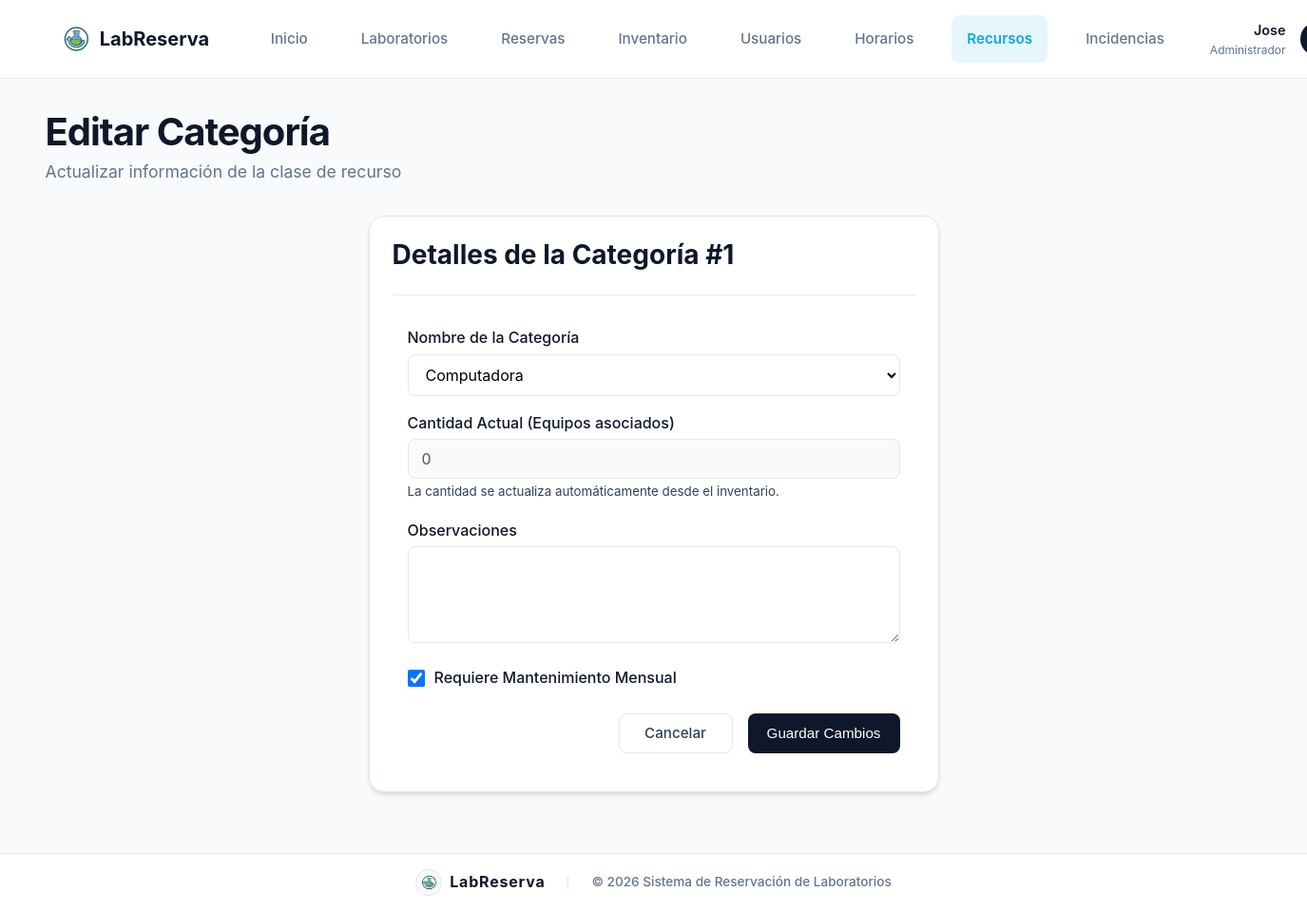
Screenshot of /recursos/edit/1 (signed in) with the database file from the repository.
### tables this page shows
CREATE TABLE `categorias_equipo` (
  `id_categoria` int(11) NOT NULL,
  `nombre_categoria` varchar(50) NOT NULL,
  `requiere_mantenimiento_mensual` tinyint(1) DEFAULT 0,
  `cantidad` int(11) DEFAULT 0,
  `observacion` varchar(255) NOT NULL,
  `esta_activo` tinyint(1) DEFAULT 1
);

### app/Controllers/RecursosController.php (called while the page is built, shortened)
<?php
class RecursosController extends Controller
{
    private $allowedCategories = [
        'Computadora', 'Laptop', 'Proyector', 'Impresora',
        'Monitor', 'Servidor', 'Equipo de Red', 'Periférico',
        'Accesorio', 'Cámara', 'Equipo de Sonido'
    ];
    public function edit($id = null)
    {
        $model = $this->model('Recurso');
        $rec = $model->getById($id);
        $this->view('recursos/edit', ['rec' => $rec, 'categories' => $this->allowedCategories]);
    }
}

### core/App.php (called while the page is built, shortened)
<?php
class App
{
    protected $controller = 'AuthController';
    protected $method = 'index';
    public function __construct()
    {
        $url = $this->parseUrl();
        if (isset($url[0]) && $url[0] !== '') {
            $controllerName = ucwords($url[0]) . 'Controller';
            $controllerFile = __DIR__ . '/../app/Controllers/' . $controllerName . '.php';
            if (file_exists($controllerFile)) {
                $this->controller = new $controllerName();
                unset($url[0]);
            }
        } else {
            $defaultFile = __DIR__ . '/../app/Controllers/' . $this->controller . '.php';
            if (file_exists($defaultFile)) {
                require_once $defaultFile;
                $this->controller = new $this->controller();
            }
        }
        if (isset($url[1])) {
            if (method_exists($this->controller, $url[1])) {
                $this->method = $url[1];
                unset($url[1]);
            }
        }
        $this->params = $url ? array_values($url) : [];
        call_user_func_array([$this->controller, $this->method], $this->params);
    }
    public function parseUrl()
    {
        if (isset($_GET['url'])) {
            return explode('/', filter_var(rtrim($_GET['url'], '/'), FILTER_SANITIZE_URL));
        }
        return [];
    }
}

### public/index.php (called while the page is built, shortened)
<?php
require_once __DIR__ . '/../config/database.php';
require_once __DIR__ . '/../core/App.php';
require_once __DIR__ . '/../core/Controller.php';
require_once __DIR__ . '/../core/Model.php';
$app = new App();

### config/database.php (called while the page is built)
<?php
class Database
{
    private static $connection = null;
    public static function getConnection()
    {
        if (self::$connection === null) {
            $host = '127.0.0.1';
            $db   = 'laboratory';
            $user = 'root';
            $pass = '';
            $charset = 'utf8mb4';
            $dsn = "mysql:host=$host;dbname=$db;charset=$charset";
            $options = [
                PDO::ATTR_ERRMODE => PDO::ERRMODE_EXCEPTION,
                PDO::ATTR_DEFAULT_FETCH_MODE => PDO::FETCH_ASSOC,
                PDO::ATTR_EMULATE_PREPARES => false,
            ];
            try {
                self::$connection = new PDO($dsn, $user, $pass, $options);
            } catch (PDOException $e) {
                die('DB Connection failed: ' . $e->getMessage());
            }
        }
        return self::$connection;
    }
}

### core/Model.php (called while the page is built, shortened)
<?php
class Model
{
    public function __construct()
    {
        $this->db = Database::getConnection();
    }
}

### app/Models/Recurso.php (called while the page is built, shortened)
<?php
class Recurso extends Model
{
    public function getById($id)
    {
        $sql = "SELECT c.id_categoria, c.nombre_categoria, c.requiere_mantenimiento_mensual, c.observacion, c.esta_activo,
                (SELECT COUNT(*) FROM inventario i WHERE i.id_categoria = c.id_categoria) as cantidad
                FROM categorias_equipo c
                WHERE c.id_categoria = :id";
        $stmt = $this->db->prepare($sql);
        $stmt->execute(['id' => $id]);
        return $stmt->fetch();
    }
}

### app/Views/recursos/edit.php (the view, shortened to what this page needs)
<?php
$old = $old ?? [];
require __DIR__ . '/../_header.php';
?>
<div class="pagina-cabecera">
    <div>
        <h1 class="pagina-titulo">Editar Categoría</h1>
        <p class="pagina-subtitulo">Actualizar información de la clase de recurso</p>
    </div>
</div>
<div class="card" style="max-width: 600px; margin: 0 auto;">
    <div class="card-header">
        <h3>Detalles de la Categoría #<?= htmlspecialchars($rec['id_categoria']) ?></h3>
    </div>
    <div style="padding: var(--espacio-md);">
        <form method="post" action="<?= $_SERVER['SCRIPT_NAME'] ?>?url=recursos/update/<?= $rec['id_categoria'] ?>" novalidate>
            <div class="form-group">
                <label for="nombre_categoria" class="form-label">Nombre de la Categoría</label>
                <select id="nombre_categoria" name="nombre_categoria" class="form-control" required>
                    <?php
                    $currentVal = $old['nombre_categoria'] ?? $rec['nombre_categoria'] ?? '';
                    if (isset($categories)):
                        foreach ($categories as $cat): ?>
                            <option value="<?= htmlspecialchars($cat) ?>" <?= $currentVal === $cat ? 'selected' : '' ?>>
                                <?= htmlspecialchars($cat) ?>
                            </option>
                        <?php endforeach;
                    endif; ?>
                </select>
            </div>
            <div class="form-group">
                <label class="form-label">Cantidad Actual (Equipos asociados)</label>
                <input type="text" class="form-control" value="<?= htmlspecialchars($rec['cantidad'] ?? 0) ?>" disabled style="background-color: var(--color-fondo); cursor: not-allowed;">
                <small class="text-muted">La cantidad se actualiza automáticamente desde el inventario.</small>
            </div>
            <div class="form-group">
                <label for="observacion" class="form-label">Observaciones</label>
                <textarea id="observacion" name="observacion" class="form-control" rows="4"><?= htmlspecialchars($old['observacion'] ?? $rec['observacion'] ?? '') ?></textarea>
            </div>
            <div class="form-group">
                <label class="form-label" style="display: flex; align-items: center; gap: 10px; cursor: pointer;">
                    <input type="checkbox" name="requiere_mantenimiento_mensual" <?= (!empty($old['requiere_mantenimiento_mensual']) || (!isset($old['requiere_mantenimiento_mensual']) && !empty($rec['requiere_mantenimiento_mensual']))) ? 'checked' : '' ?> style="width: 18px; height: 18px;">
                    Requiere Mantenimiento Mensual
                </label>
            </div>
            <div style="margin-top: var(--espacio-lg); display: flex; gap: var(--espacio-md); flex-wrap: wrap; justify-content: flex-end;">
                <a href="<?= $_SERVER['SCRIPT_NAME'] ?>?url=recursos" class="btn btn-secundario" style="min-width: 120px; text-align: center;">Cancelar</a>
                <button type="submit" class="btn btn-primario" style="min-width: 160px;">Guardar Cambios</button>
            </div>
        </form>
    </div>
</div>
<?php require __DIR__ . '/../_footer.php'; ?>

### public/css/variables.css (style rules this page uses)
:root { --color-primario: #0f172a; --color-primario-claro: #1e293b; --color-acento: #0ea5e9; --color-acento-hover: #0284c7; --color-fondo: #f8fafc; --color-superficie: #ffffff; --color-texto: #334155; --color-texto-claro: #64748b; --color-borde: #e2e8f0; --color-exito: #10b981; --color-advertencia: #f59e0b; --color-peligro: #ef4444; --fuente-principal: 'Inter', system-ui, -apple-system, sans-serif; --espacio-xs: 0.25rem; --espacio-sm: 0.5rem; --espacio-md: 1rem; --espacio-lg: 1.5rem; --espacio-xl: 2rem; --radio-borde: 0.5rem; --radio-borde-lg: 1rem; --sombra-sm: 0 1px 2px 0 rgb(0 0 0 / 0.05); --sombra-md: 0 4px 6px -1px rgb(0 0 0 / 0.1), 0 2px 4px -2px rgb(0 0 0 / 0.1); --sombra-lg: 0 10px 15px -3px rgb(0 0 0 / 0.1), 0 4px 6px -4px rgb(0 0 0 / 0.1); --transicion: all 0.2s ease-in-out; }

### public/css/base.css (style rules this page uses)
*, *::before, *::after { box-sizing: border-box; margin: 0; padding: 0; }
body { font-family: var(--fuente-principal); background-color: var(--color-fondo); color: var(--color-texto); line-height: 1.6; -webkit-font-smoothing: antialiased; }
h1, h2, h3, h4, h5, h6 { color: var(--color-primario); font-weight: 700; line-height: 1.2; margin-bottom: var(--espacio-md); }
h1 { font-size: 2.5rem; letter-spacing: -0.025em; }
h3 { font-size: 1.75rem; }
a { color: var(--color-acento); text-decoration: none; transition: var(--transicion); }

### public/css/components.css (style rules this page uses)
.btn { display: inline-flex; align-items: center; justify-content: center; padding: 0.5rem 1rem; font-weight: 500; border-radius: var(--radio-borde); cursor: pointer; transition: var(--transicion); border: 1px solid transparent; font-size: 0.95rem; gap: var(--espacio-sm); }
.btn-primario { background-color: var(--color-primario); color: white; }
.btn-secundario { background-color: white; border-color: var(--color-borde); color: var(--color-texto); }
.card { background-color: var(--color-superficie); border-radius: var(--radio-borde-lg); box-shadow: var(--sombra-md); padding: var(--espacio-lg); border: 1px solid var(--color-borde); transition: all 0.3s cubic-bezier(0.4, 0, 0.2, 1); }
.card-header { margin-bottom: var(--espacio-md); padding-bottom: var(--espacio-sm); border-bottom: 1px solid var(--color-borde); display: flex; justify-content: space-between; align-items: center; }
.form-group { margin-bottom: var(--espacio-md); }
.form-label { display: block; margin-bottom: var(--espacio-xs); font-weight: 500; color: var(--color-primario); }
.form-control { width: 100%; padding: 0.625rem 0.875rem; border: 1px solid var(--color-borde); border-radius: var(--radio-borde); background-color: var(--color-superficie); transition: var(--transicion); font-family: inherit; font-size: 1rem; }

### public/css/layout.css (style rules this page uses)
.pagina-cabecera { margin-bottom: var(--espacio-xl); display: flex; justify-content: space-between; align-items: flex-end; }
.pagina-titulo { margin-bottom: 0; }
.pagina-subtitulo { color: var(--color-texto-claro); font-size: 1.1rem; margin-top: var(--espacio-xs); }

### rows the page displays
categorias_equipo: id_categoria "1", nombre_categoria "Computadora", requiere_mantenimiento_mensual "☑"

### other values shown
$_SESSION['user']['nombre'] "Jose"
